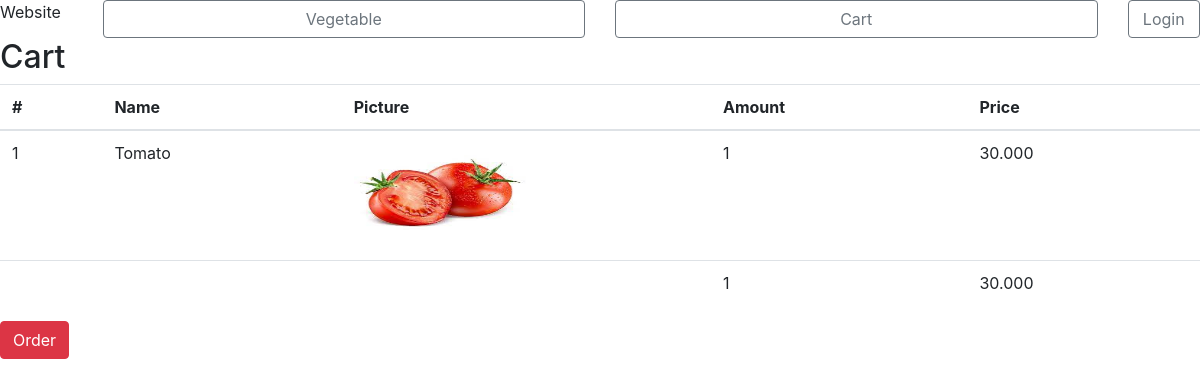
The app's page /market/cart/index.php?id=1 with its own data.
### tables this page shows
CREATE TABLE `vegetable` (
  `VegetableID` int(10) NOT NULL,
  `CategoryID` int(10) NOT NULL,
  `VegetableName` varchar(30) NOT NULL,
  `Unit` varchar(20) NOT NULL,
  `Amount` int(10) NOT NULL,
  `Image` varchar(50) NOT NULL,
  `Price` float NOT NULL
);

### market/cart/index.php (the view, shortened to what this page needs)
<?php
    include '../connection.php';
    $con= mysqli_connect($host, $user, $password, $database);
    if (!empty($_SESSION["cart"])) {
        $products = mysqli_query($con, "SELECT * FROM `vegetable` WHERE `VegetableID` IN (" . implode(",", array_keys($_SESSION["cart"])) . ")");
    }
?>
<html>
    <head>
        <link rel="stylesheet" href="../css/bootstrap.css">
    </head>
    <body>
        <div id="container">
            <div id="header">
                <?php require_once('../menu.php'); ?>
            </div>
            <h2>Cart</h2>
            <div class="table-responsive">
            <table class="table">
                <thead>
                <tr>
                    <th>#</th>
                    <th>Name</th>
                    <th>Picture</th>
                    <th>Amount</th>
                    <th>Price</th>
                </tr>
                </thead>
                <tbody>
                <?php
                $total1 = 0;
                $total2 = 0;
                if(!empty($products)){
                    $num = 1;
                    while($row = mysqli_fetch_array($products)){ ?>
                        <tr>
                            <td><?= $num++; ?></td>
                            <td><?= $row['VegetableName'] ?></td>
                            <td><img class='img-fluid mx-auto sanpham1' src="../<?= $row['Image'] ?>" /></td>
                            <td><?= $_SESSION["cart"][$row['VegetableID']]['quantity'] ?></td>
                            <td><?= number_format($row['Price'], 0, ",", ".") ?></td>
                        </tr>
                    <?php
                    $total1 = $total1 + $row['Price'] * $_SESSION["cart"][$row['VegetableID']]['quantity'];
                    $total2 = $total2 + $_SESSION["cart"][$row['VegetableID']]['quantity'];
                    }
                }?>
                <tr>
                    <td></td>
                    <td></td>
                    <td></td>
                    <td><?= $total2; ?></td>
                    <td><?= number_format($total1, 0, ",", "."); ?></td>
                </tr>
                </tbody>
            </table>
            <a href='../cart/saveorder.php' class='btn btn-danger' role='button'>Order</a>
            </div>
    </body>
</html>

### records on screen
vegetable: VegetableName "Tomato", Image (picture), VegetableID "1", Price "30.000"

### other values on screen
$total2 "1"
$total1 "30.000"
